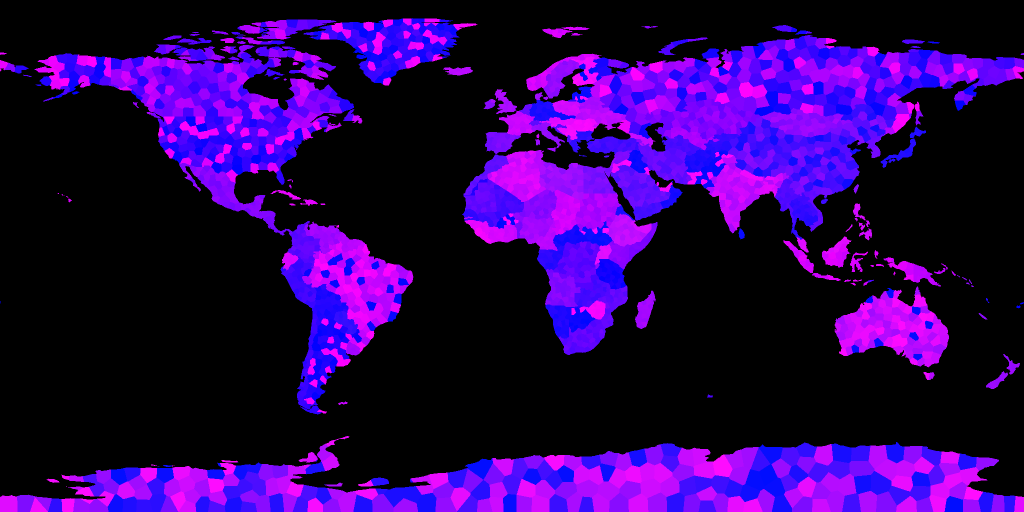
#> input picture assets-lite/map/provinces.png, 2048 x 1024 px, found by its file name (shown at 1/2 size)
$ python generate_lite_map.py
#> lines starting #> are read from the running program, lines starting #| are printed output that depends on the picture
"""
Builds the low end province raster from the full resolution one.

The downscale is nearest neighbour on purpose: province ids are stored in the
red and green channels, so any interpolation would invent province ids that do
not exist. After downscaling, provinces that lost every pixel are stamped back
in at their centroid so that no province silently disappears from the game.
"""

import json
import os
import argparse

import numpy as np
from PIL import Image


def decode(image_array):
    return image_array[:, :, 0].astype(np.int32) | (image_array[:, :, 1].astype(np.int32) << 8)


def encode(index_array):
    height, width = index_array.shape
    output = np.zeros((height, width, 3), dtype=np.uint8)
    output[:, :, 0] = (index_array & 0xFF).astype(np.uint8)
    output[:, :, 1] = ((index_array >> 8) & 0xFF).astype(np.uint8)
    output[:, :, 2] = np.where(index_array > 0, 255, 0).astype(np.uint8)
    return output


def main():
    parser = argparse.ArgumentParser()
    base = os.path.dirname(__file__)
    parser.add_argument("--source", default=os.path.join(base, "..", "assets", "map", "provinces.png"))
    parser.add_argument("--metadata", default=os.path.join(base, "..", "assets", "map", "provinces.json"))
    parser.add_argument("--output", default=os.path.join(base, "..", "assets-lite", "map", "provinces.png"))
    parser.add_argument("--width", type=int, default=2048)
    parser.add_argument("--height", type=int, default=1024)
    arguments = parser.parse_args()

    source_path = os.path.abspath(arguments.source)
    metadata_path = os.path.abspath(arguments.metadata)
    output_path = os.path.abspath(arguments.output)
    os.makedirs(os.path.dirname(output_path), exist_ok=True)

    source_image = Image.open(source_path)
#> source_image is the input picture: PIL image 2048x1024 RGB; mean R, G, B 41.6, 2.3, 84.9
    source_array = np.array(source_image)
    source_index = decode(source_array)
#> in decode, `return image_array[:, :, 0].astype(np.int32) | (image_array[:, :, 1].a..`:
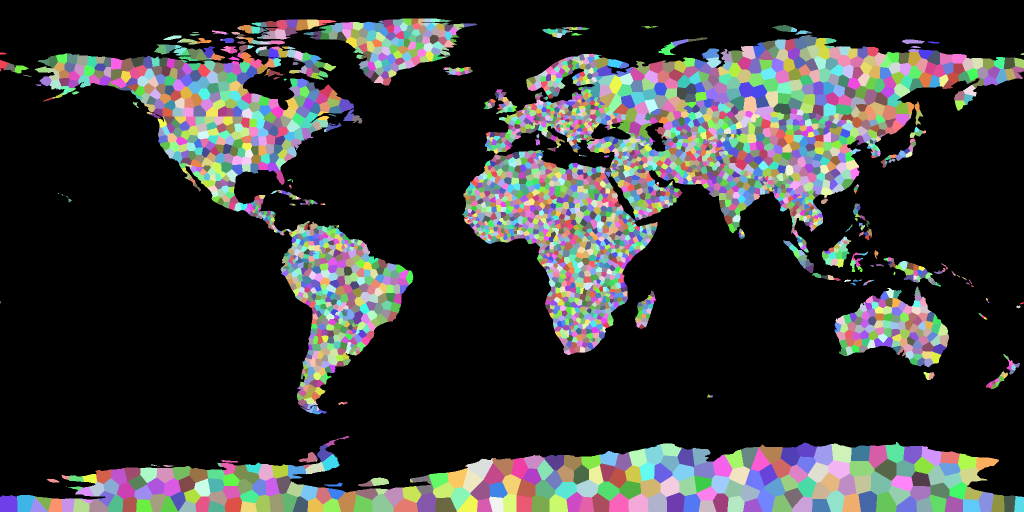
#> returned value: shape (1024, 2048) int32 (shown at 1/2 size); 3601 distinct labels, from 0 to 3600; one colour per label, 0 black
    source_height, source_width = source_index.shape
#> source_height = 1024; source_width = 2048

    scale_x = source_width / float(arguments.width)
#> scale_x = 1
    scale_y = source_height / float(arguments.height)
#> scale_y = 1

    sample_x = np.clip((np.arange(arguments.width) * scale_x).astype(np.int32), 0, source_width - 1)
#> sample_x = 2048 values from 0 to 2047
    sample_y = np.clip((np.arange(arguments.height) * scale_y).astype(np.int32), 0, source_height - 1)
#> sample_y = 1024 values from 0 to 1023

    target_index = source_index[np.ix_(sample_y, sample_x)]

#> (the run stopped early here; a loop or call above may not have finished)
